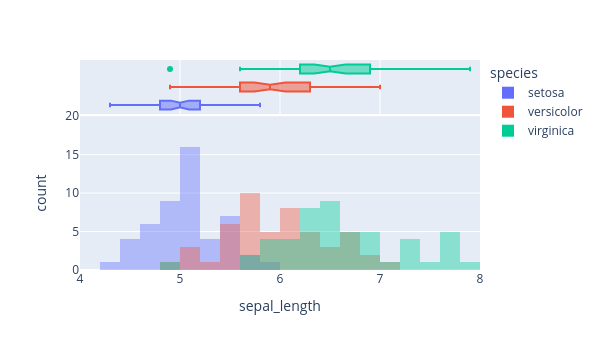

This figure's notebook cell:
### Markdown cell above
### 基本的な使い方

- ```plotly.express```で基本的な図を描画します
- ```fig.update_```でレイアウトなどを細かく設定します

### Code cell
iris = sns.load_dataset('iris')

fig = px.histogram(iris, x='sepal_length', color='species', 
                           nbins=19, range_x=[4,8], width=600, height=350,
                           opacity=0.4, marginal='box')
# histogram描画時にrange_yを指定すると、marginalのboxplotの描画位置が崩れる
fig.update_layout(barmode='overlay')
fig.update_yaxes(range=[0,20],row=1, col=1)
# htmlで保存、以後は省略
# fig.write_html('histogram_with_boxplot.html', auto_open=False)

### Figure 1 — Plotly figure (JSON) as saved in the notebook; plotly's stock layout.template omitted (floating-point values rounded to 4 significant figures)
{"data": [{"bingroup": "x", "hovertemplate": "species=setosa<br>sepal_length=%{x}<br>count=%{y}<extra></extra>", "legendgroup": "setosa", "marker": {"color": "#636efa", "opacity": 0.4, "pattern": {"shape": ""}}, "name": "setosa", "nbinsx": 19, "orientation": "v", "showlegend": true, "type": "histogram", "x": [5.1, 4.9, 4.7, 4.6, 5.0, 5.4, 4.6, 5.0, 4.4, 4.9, 5.4, 4.8, 4.8, 4.3, 5.8, 5.7, 5.4, 5.1, 5.7, 5.1, 5.4, 5.1, 4.6, 5.1, 4.8, 5.0, 5.0, 5.2, 5.2, 4.7, 4.8, 5.4, 5.2, 5.5, 4.9, 5.0, 5.5, 4.9, 4.4, 5.1, 5.0, 4.5, 4.4, 5.0, 5.1, 4.8, 5.1, 4.6, 5.3, 5.0], "xaxis": "x", "yaxis": "y"}, {"hovertemplate": "species=setosa<br>sepal_length=%{x}<extra></extra>", "legendgroup": "setosa", "marker": {"color": "#636efa"}, "name": "setosa", "notched": true, "showlegend": false, "type": "box", "x": [5.1, 4.9, 4.7, 4.6, 5.0, 5.4, 4.6, 5.0, 4.4, 4.9, 5.4, 4.8, 4.8, 4.3, 5.8, 5.7, 5.4, 5.1, 5.7, 5.1, 5.4, 5.1, 4.6, 5.1, 4.8, 5.0, 5.0, 5.2, 5.2, 4.7, 4.8, 5.4, 5.2, 5.5, 4.9, 5.0, 5.5, 4.9, 4.4, 5.1, 5.0, 4.5, 4.4, 5.0, 5.1, 4.8, 5.1, 4.6, 5.3, 5.0], "xaxis": "x2", "yaxis": "y2"}, {"bingroup": "x", "hovertemplate": "species=versicolor<br>sepal_length=%{x}<br>count=%{y}<extra></extra>", "legendgroup": "versicolor", "marker": {"color": "#EF553B", "opacity": 0.4, "pattern": {"shape": ""}}, "name": "versicolor", "nbinsx": 19, "orientation": "v", "showlegend": true, "type": "histogram", "x": [7.0, 6.4, 6.9, 5.5, 6.5, 5.7, 6.3, 4.9, 6.6, 5.2, 5.0, 5.9, 6.0, 6.1, 5.6, 6.7, 5.6, 5.8, 6.2, 5.6, 5.9, 6.1, 6.3, 6.1, 6.4, 6.6, 6.8, 6.7, 6.0, 5.7, 5.5, 5.5, 5.8, 6.0, 5.4, 6.0, 6.7, 6.3, 5.6, 5.5, 5.5, 6.1, 5.8, 5.0, 5.6, 5.7, 5.7, 6.2, 5.1, 5.7], "xaxis": "x", "yaxis": "y"}, {"hovertemplate": "species=versicolor<br>sepal_length=%{x}<extra></extra>", "legendgroup": "versicolor", "marker": {"color": "#EF553B"}, "name": "versicolor", "notched": true, "showlegend": false, "type": "box", "x": [7.0, 6.4, 6.9, 5.5, 6.5, 5.7, 6.3, 4.9, 6.6, 5.2, 5.0, 5.9, 6.0, 6.1, 5.6, 6.7, 5.6, 5.8, 6.2, 5.6, 5.9, 6.1, 6.3, 6.1, 6.4, 6.6, 6.8, 6.7, 6.0, 5.7, 5.5, 5.5, 5.8, 6.0, 5.4, 6.0, 6.7, 6.3, 5.6, 5.5, 5.5, 6.1, 5.8, 5.0, 5.6, 5.7, 5.7, 6.2, 5.1, 5.7], "xaxis": "x2", "yaxis": "y2"}, {"bingroup": "x", "hovertemplate": "species=virginica<br>sepal_length=%{x}<br>count=%{y}<extra></extra>", "legendgroup": "virginica", "marker": {"color": "#00cc96", "opacity": 0.4, "pattern": {"shape": ""}}, "name": "virginica", "nbinsx": 19, "orientation": "v", "showlegend": true, "type": "histogram", "x": [6.3, 5.8, 7.1, 6.3, 6.5, 7.6, 4.9, 7.3, 6.7, 7.2, 6.5, 6.4, 6.8, 5.7, 5.8, 6.4, 6.5, 7.7, 7.7, 6.0, 6.9, 5.6, 7.7, 6.3, 6.7, 7.2, 6.2, 6.1, 6.4, 7.2, 7.4, 7.9, 6.4, 6.3, 6.1, 7.7, 6.3, 6.4, 6.0, 6.9, 6.7, 6.9, 5.8, 6.8, 6.7, 6.7, 6.3, 6.5, 6.2, 5.9], "xaxis": "x", "yaxis": "y"}, {"hovertemplate": "species=virginica<br>sepal_length=%{x}<extra></extra>", "legendgroup": "virginica", "marker": {"color": "#00cc96"}, "name": "virginica", "notched": true, "showlegend": false, "type": "box", "x": [6.3, 5.8, 7.1, 6.3, 6.5, 7.6, 4.9, 7.3, 6.7, 7.2, 6.5, 6.4, 6.8, 5.7, 5.8, 6.4, 6.5, 7.7, 7.7, 6.0, 6.9, 5.6, 7.7, 6.3, 6.7, 7.2, 6.2, 6.1, 6.4, 7.2, 7.4, 7.9, 6.4, 6.3, 6.1, 7.7, 6.3, 6.4, 6.0, 6.9, 6.7, 6.9, 5.8, 6.8, 6.7, 6.7, 6.3, 6.5, 6.2, 5.9], "xaxis": "x2", "yaxis": "y2"}], "layout": {"barmode": "overlay", "height": 350, "legend": {"title": {"text": "species"}, "tracegroupgap": 0}, "margin": {"t": 60}, "width": 600, "xaxis": {"anchor": "y", "domain": [0, 1], "range": [4, 8], "title": {"text": "sepal_length"}}, "xaxis2": {"anchor": "y2", "domain": [0, 1], "matches": "x", "showgrid": true, "showticklabels": false}, "yaxis": {"anchor": "x", "domain": [0, 0.7326], "range": [0, 20], "title": {"text": "count"}}, "yaxis2": {"anchor": "x2", "domain": [0.7426, 1], "matches": "y2", "showgrid": false, "showline": false, "showticklabels": false, "ticks": ""}}}
